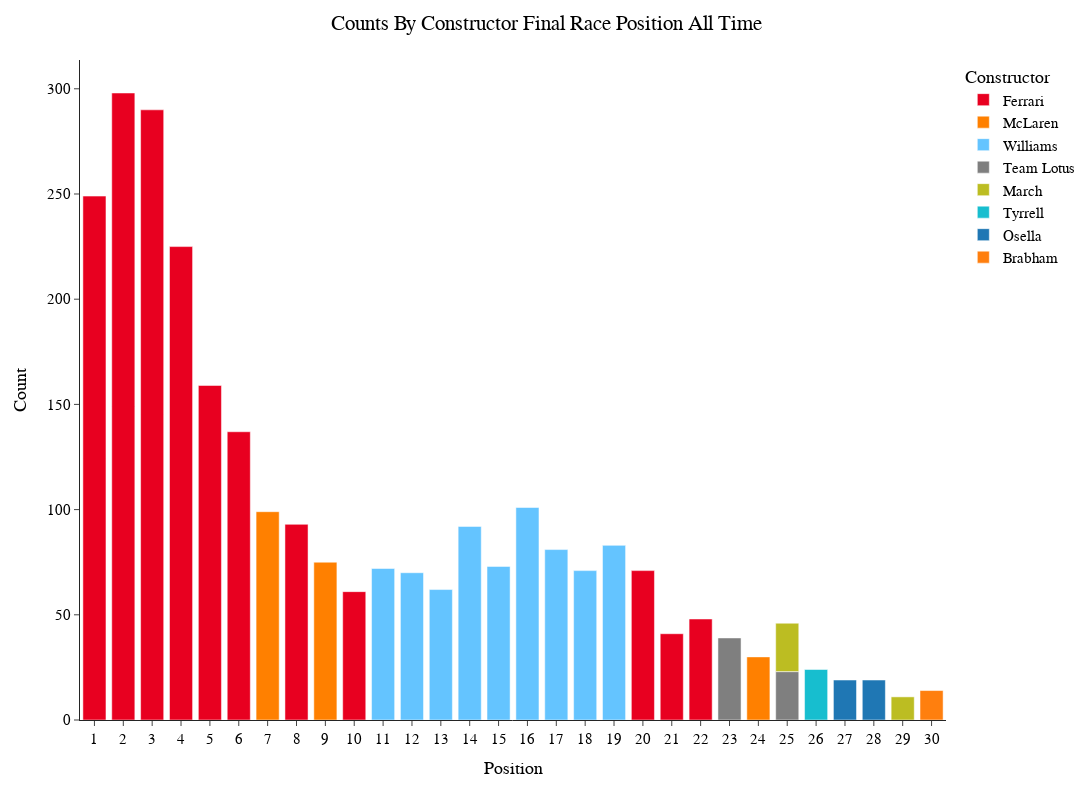

The code cell stored with this chart in its notebook:
### Code cell
fig_top=px.bar(grouped_top, 
           x="Position", 
           y="Count", 
           color='Constructor',
           height=800,
           width=1400,
           template='simple_white',
           color_continuous_scale=px.colors.sequential.Sunsetdark,
           hover_data=["Constructor"],
           color_discrete_map={
                 "Alpine": "#0093cc",
                 "Aston Martin": "#229971",
                 "Ferrari": "#E80020",
                 "Haas F1 Team": "#B6BABD",
                 "Kick Sauber": "#52e252",
                 "McLaren": "#FF8000",
                 "Mercedes": "#27F4D2",
                 "RB": "#6692FF",
                 "Red Bull Racing": "#3671C6",
                 "Williams": "#64C4FF" ,
                 "Alfa Romeo":"#C92D4B",
                 "AlphaTauri":"#5E8FAA",
                 "Racing Point":"#F596C8",
                 "Renault":"#FFF500",
                 "Toro Rosso":"#469bff",
                 "Force India":"#F596C8",
                 "Sauber":"#9B0000"
                 },
        )

fig_top.update_layout(
    title="Counts By Constructor Final Race Position All Time",
    hoverlabel=dict(
        bgcolor="white",
        font_size=15,
        font_family="PT Sans Narrow"
    ),
    title_x=0.5,
    yaxis = dict(tickfont = dict(size=15)),
    xaxis = dict(tickfont = dict(size=15),
                 tickmode = 'linear',
    tick0 = 1,
    dtick = 1),
    font=dict(
        family="PT Sans Narrow",
        size=15,
        color="Black"
    ),
    title_font_family="PT Sans Narrow"
)
# fig_top.update_traces(marker_color='#246DF8')

### Figure 1 — Plotly figure (JSON) as saved in the notebook; plotly's stock layout.template omitted (floating-point values rounded to 4 significant figures)
{"data": [{"alignmentgroup": "True", "customdata": [["Ferrari"], ["Ferrari"], ["Ferrari"], ["Ferrari"], ["Ferrari"], ["Ferrari"], ["Ferrari"], ["Ferrari"], ["Ferrari"], ["Ferrari"], ["Ferrari"]], "hovertemplate": "Constructor=%{customdata[0]}<br>Position=%{x}<br>Count=%{y}<extra></extra>", "legendgroup": "Ferrari", "marker": {"color": "#E80020", "pattern": {"shape": ""}}, "name": "Ferrari", "offsetgroup": "Ferrari", "orientation": "v", "showlegend": true, "textposition": "auto", "type": "bar", "x": [1, 2, 3, 4, 5, 6, 8, 10, 20, 21, 22], "xaxis": "x", "y": [249, 298, 290, 225, 159, 137, 93, 61, 71, 41, 48], "yaxis": "y"}, {"alignmentgroup": "True", "customdata": [["McLaren"], ["McLaren"], ["McLaren"]], "hovertemplate": "Constructor=%{customdata[0]}<br>Position=%{x}<br>Count=%{y}<extra></extra>", "legendgroup": "McLaren", "marker": {"color": "#FF8000", "pattern": {"shape": ""}}, "name": "McLaren", "offsetgroup": "McLaren", "orientation": "v", "showlegend": true, "textposition": "auto", "type": "bar", "x": [7, 9, 24], "xaxis": "x", "y": [99, 75, 30], "yaxis": "y"}, {"alignmentgroup": "True", "customdata": [["Williams"], ["Williams"], ["Williams"], ["Williams"], ["Williams"], ["Williams"], ["Williams"], ["Williams"], ["Williams"]], "hovertemplate": "Constructor=%{customdata[0]}<br>Position=%{x}<br>Count=%{y}<extra></extra>", "legendgroup": "Williams", "marker": {"color": "#64C4FF", "pattern": {"shape": ""}}, "name": "Williams", "offsetgroup": "Williams", "orientation": "v", "showlegend": true, "textposition": "auto", "type": "bar", "x": [11, 12, 13, 14, 15, 16, 17, 18, 19], "xaxis": "x", "y": [72, 70, 62, 92, 73, 101, 81, 71, 83], "yaxis": "y"}, {"alignmentgroup": "True", "customdata": [["Team Lotus"], ["Team Lotus"]], "hovertemplate": "Constructor=%{customdata[0]}<br>Position=%{x}<br>Count=%{y}<extra></extra>", "legendgroup": "Team Lotus", "marker": {"color": "#7F7F7F", "pattern": {"shape": ""}}, "name": "Team Lotus", "offsetgroup": "Team Lotus", "orientation": "v", "showlegend": true, "textposition": "auto", "type": "bar", "x": [23, 25], "xaxis": "x", "y": [39, 23], "yaxis": "y"}, {"alignmentgroup": "True", "customdata": [["March"], ["March"]], "hovertemplate": "Constructor=%{customdata[0]}<br>Position=%{x}<br>Count=%{y}<extra></extra>", "legendgroup": "March", "marker": {"color": "#BCBD22", "pattern": {"shape": ""}}, "name": "March", "offsetgroup": "March", "orientation": "v", "showlegend": true, "textposition": "auto", "type": "bar", "x": [25, 29], "xaxis": "x", "y": [23, 11], "yaxis": "y"}, {"alignmentgroup": "True", "customdata": [["Tyrrell"]], "hovertemplate": "Constructor=%{customdata[0]}<br>Position=%{x}<br>Count=%{y}<extra></extra>", "legendgroup": "Tyrrell", "marker": {"color": "#17BECF", "pattern": {"shape": ""}}, "name": "Tyrrell", "offsetgroup": "Tyrrell", "orientation": "v", "showlegend": true, "textposition": "auto", "type": "bar", "x": [26], "xaxis": "x", "y": [24], "yaxis": "y"}, {"alignmentgroup": "True", "customdata": [["Osella"], ["Osella"]], "hovertemplate": "Constructor=%{customdata[0]}<br>Position=%{x}<br>Count=%{y}<extra></extra>", "legendgroup": "Osella", "marker": {"color": "#1F77B4", "pattern": {"shape": ""}}, "name": "Osella", "offsetgroup": "Osella", "orientation": "v", "showlegend": true, "textposition": "auto", "type": "bar", "x": [27, 28], "xaxis": "x", "y": [19, 19], "yaxis": "y"}, {"alignmentgroup": "True", "customdata": [["Brabham"]], "hovertemplate": "Constructor=%{customdata[0]}<br>Position=%{x}<br>Count=%{y}<extra></extra>", "legendgroup": "Brabham", "marker": {"color": "#FF7F0E", "pattern": {"shape": ""}}, "name": "Brabham", "offsetgroup": "Brabham", "orientation": "v", "showlegend": true, "textposition": "auto", "type": "bar", "x": [30], "xaxis": "x", "y": [14], "yaxis": "y"}], "layout": {"barmode": "relative", "font": {"color": "Black", "family": "PT Sans Narrow", "size": 15}, "height": 800, "hoverlabel": {"bgcolor": "white", "font": {"family": "PT Sans Narrow", "size": 15}}, "legend": {"title": {"text": "Constructor"}, "tracegroupgap": 0}, "margin": {"t": 60}, "title": {"font": {"family": "PT Sans Narrow"}, "text": "Counts By Constructor Final Race Position All Time", "x": 0.5}, "width": 1400, "xaxis": {"anchor": "y", "domain": [0, 1], "dtick": 1, "tick0": 1, "tickfont": {"size": 15}, "tickmode": "linear", "title": {"text": "Position"}}, "yaxis": {"anchor": "x", "domain": [0, 1], "tickfont": {"size": 15}, "title": {"text": "Count"}}}}
